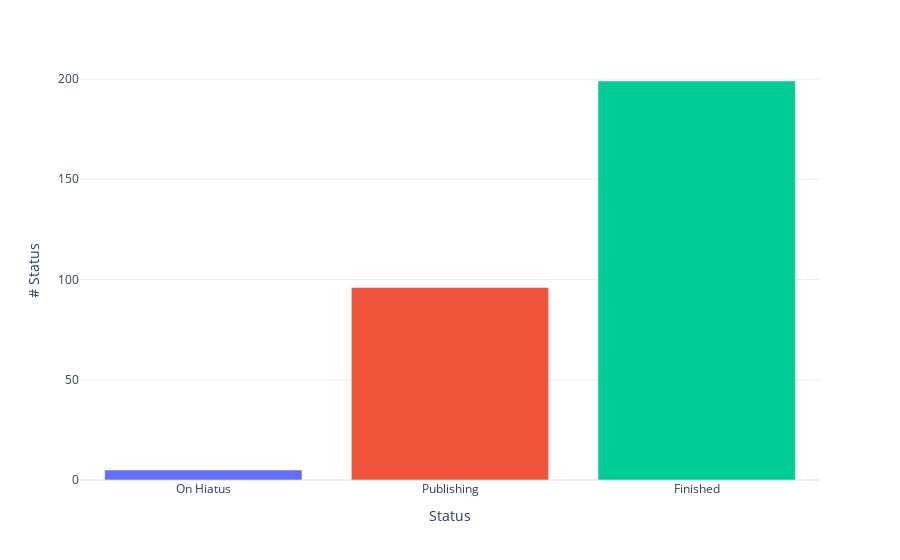

The cell this chart's notebook holds for it:
### Code cell
fig = px.bar(x = mal.groupby("Status")["Name"].count().sort_values().index, y = mal.groupby("Status")["Name"].count().sort_values(), 
             color = mal.groupby("Status")["Name"].count().sort_values().index, template= "plotly_white")

fig.layout.update(showlegend = False, yaxis_title="# Status", xaxis_title="Status")
fig.update_xaxes(tickangle=0)
fig.show()

### Figure 1 — Plotly figure (JSON) as saved in the notebook; plotly's stock layout.template omitted (floating-point values rounded to 4 significant figures)
{"data": [{"alignmentgroup": "True", "hovertemplate": "color=On Hiatus<br>x=%{x}<br>y=%{y}<extra></extra>", "legendgroup": "On Hiatus", "marker": {"color": "#636efa", "pattern": {"shape": ""}}, "name": "On Hiatus", "offsetgroup": "On Hiatus", "orientation": "v", "showlegend": true, "textposition": "auto", "type": "bar", "x": ["On Hiatus"], "xaxis": "x", "y": [5], "yaxis": "y"}, {"alignmentgroup": "True", "hovertemplate": "color=Publishing<br>x=%{x}<br>y=%{y}<extra></extra>", "legendgroup": "Publishing", "marker": {"color": "#EF553B", "pattern": {"shape": ""}}, "name": "Publishing", "offsetgroup": "Publishing", "orientation": "v", "showlegend": true, "textposition": "auto", "type": "bar", "x": ["Publishing"], "xaxis": "x", "y": [96], "yaxis": "y"}, {"alignmentgroup": "True", "hovertemplate": "color=Finished<br>x=%{x}<br>y=%{y}<extra></extra>", "legendgroup": "Finished", "marker": {"color": "#00cc96", "pattern": {"shape": ""}}, "name": "Finished", "offsetgroup": "Finished", "orientation": "v", "showlegend": true, "textposition": "auto", "type": "bar", "x": ["Finished"], "xaxis": "x", "y": [199], "yaxis": "y"}], "layout": {"autosize": true, "barmode": "relative", "legend": {"title": {"text": "color"}, "tracegroupgap": 0}, "margin": {"t": 60}, "showlegend": false, "xaxis": {"anchor": "y", "autorange": true, "domain": [0, 1], "range": [-0.5, 2.5], "tickangle": 0, "title": {"text": "Status"}, "type": "category"}, "yaxis": {"anchor": "x", "autorange": true, "domain": [0, 1], "range": [0, 209.5], "title": {"text": "# Status"}, "type": "linear"}}}
